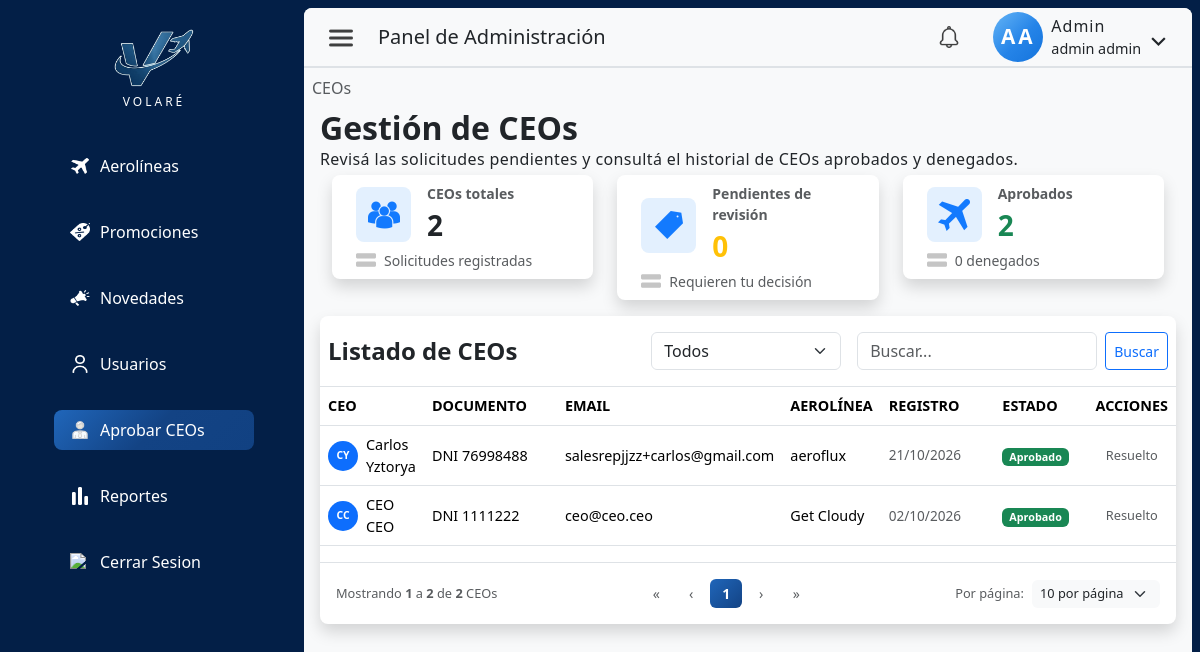
The app's page /index.php?pagina=ceos&seccion=listado (signed in) with its own data.
### tables this page shows
CREATE TABLE `usuario` (
  `idUsuario` int NOT NULL AUTO_INCREMENT,
  `nombre` varchar(50) NOT NULL,
  `apellido` varchar(50) NOT NULL,
  `tipoDocumento` enum('DNI','pasaporte','lc','le') NOT NULL,
  `nroDocumento` varchar(50) NOT NULL,
  `contrasena` varchar(255) NOT NULL,
  `email` varchar(255) NOT NULL,
  `telefono` varchar(45) NOT NULL,
  `fechaNacimiento` date NOT NULL,
  `rol` enum('cliente','ceo','admin') NOT NULL DEFAULT 'cliente',
  `activo` tinyint NOT NULL DEFAULT '0',
  `emailVerificado` tinyint NOT NULL DEFAULT '0',
  `fecha_hora_autorizacion` datetime DEFAULT NULL,
  `tokenVerificacion` varchar(64) DEFAULT NULL,
  `idAerolinea` int DEFAULT NULL,
  `fechaCreacion` datetime NOT NULL DEFAULT CURRENT_TIMESTAMP,
  `notificacion_vista` tinyint(1) DEFAULT '0',
  PRIMARY KEY (`idUsuario`),
  UNIQUE KEY `uk_documento` (`tipoDocumento`,`nroDocumento`),
  UNIQUE KEY `email_UNIQUE` (`email`),
  UNIQUE KEY `idUsuario_UNIQUE` (`idUsuario`),
  UNIQUE KEY `nroDocumento_UNIQUE` (`nroDocumento`),
  KEY `fk_usuario_1_idx` (`idAerolinea`),
  CONSTRAINT `fk_usuario_1` FOREIGN KEY (`idAerolinea`) REFERENCES `aerolinea` (`idAerolinea`)
);

CREATE TABLE `aerolinea` (
  `idAerolinea` int NOT NULL AUTO_INCREMENT,
  `nombreAerolinea` varchar(50) NOT NULL,
  `codigoIATA` varchar(5) NOT NULL,
  `descripcion` varchar(200) DEFAULT NULL,
  `codPais` varchar(3) NOT NULL,
  `email` varchar(250) NOT NULL,
  `logoUrl` varchar(500) DEFAULT NULL,
  `activo` tinyint NOT NULL DEFAULT '1',
  `logoPublicId` varchar(500) DEFAULT NULL,
  `fechaCreacion` datetime NOT NULL DEFAULT CURRENT_TIMESTAMP,
  PRIMARY KEY (`idAerolinea`),
  UNIQUE KEY `codigoIATA_UNIQUE` (`codigoIATA`),
  UNIQUE KEY `email_UNIQUE` (`email`)
);

### src/views/admin/ceoListado.php (the view, shortened to what the rows shown need)
<?php
require_once __DIR__ . '/../../controllers/UsuarioController.php';
$ctrl = new UsuarioController($link);
$porPaginaPermitidos = [5, 10, 25, 50];
$pagina       = max(1, (int)($_GET['pag'] ?? 1));
$porPaginaRaw = (int)($_GET['porPagina'] ?? 10);
$porPagina    = in_array($porPaginaRaw, $porPaginaPermitidos, true) ? $porPaginaRaw : 10;
$estadosPermitidos = ['todos', 'revision', 'aprobado', 'pendiente', 'denegado'];
$estadoFiltro = in_array($_GET['estado'] ?? '', $estadosPermitidos, true)
    ? $_GET['estado']
    : 'todos';
$busqueda = trim($_GET['busqueda'] ?? '');
$resultado    = $ctrl->listarCEOsPaginado($pagina, $porPagina, $estadoFiltro, $busqueda);
$ceos         = $resultado['data'] ?? [];
function badgeEstadoCEO(string $estado): string {
    if ($estado === 'Aprobado') {
        return 'text-bg-success';
    }
    return 'text-bg-danger';
}
?>
<div>
    <div class="contForm col-12 d-flex flex-column p-2 admin-content h-100">
        <h2 class="m-0 p-0 fs-2 fw-bold">Gestión de CEOs</h2>
        <div class="d-flex flex-column gap-2">
            <div class="table-responsive bg-white shadow rounded-3 pt-3 tablaContenedor">
                <table class="table table-hover align-middle border-top mt-2 tabla-aerolineas">
                    <thead>
                        <tr>
                            <th scope="col" class="fw-bold">CEO</th>
                            <th scope="col" class="fw-bold d-none d-md-table-cell">DOCUMENTO</th>
                            <th scope="col" class="fw-bold">EMAIL</th>
                            <th scope="col" class="fw-bold d-none d-lg-table-cell">AEROLÍNEA</th>
                            <th scope="col" class="fw-bold d-none d-xl-table-cell">REGISTRO</th>
                            <th scope="col" class="fw-bold d-none d-sm-table-cell">ESTADO</th>
                            <th scope="col" class="text-center fw-bold" style="width: 130px;">ACCIONES</th>
                        </tr>
                    </thead>
                    <tbody id="ceoTableBody">
                        <?php if (empty($ceos)): ?>
                            <tr>
                                <td colspan="7" class="text-center py-4 text-muted">
                                    <?php
                                    $mensajesVacio = [
                                        'todos'     => 'No hay CEOs registrados.',
                                        'revision'  => 'No hay CEOs pendientes o denegados.',
                                        'aprobado'  => 'No hay CEOs aprobados.',
                                        'pendiente' => 'No hay CEOs pendientes.',
                                        'denegado'  => 'No hay CEOs denegados.',
                                    ];
                                    ?>
                                    <?= $mensajesVacio[$estadoFiltro] ?? 'No hay CEOs para mostrar.' ?>
                                </td>
                            </tr>
                        <?php else:
                            foreach ($ceos as $c):
                                $id             = (int)$c['idUsuario'];
                                $fechaEstado    = $c['fecha_hora_autorizacion'] ?? null;
                                if ($fechaEstado === null) {
                                    $estado = (int)$c['activo'] === 1 ? 'Aprobado' : 'Pendiente';
                                } elseif ($fechaEstado === FECHA_DENEGACION_CEO) {
                                    $estado = 'Denegado';
                                } else {
                                    $estado = 'Aprobado';
                                }
                                $esPendiente    = $estado === 'Pendiente';
                                $nombreCompleto = trim(($c['nombre'] ?? '') . ' ' . ($c['apellido'] ?? ''));
                                $iniciales      = strtoupper(substr($c['nombre'] ?? '', 0, 1) . substr($c['apellido'] ?? '', 0, 1));
                                $fechaRegistro  = !empty($c['fechaCreacion']) ? date('d/m/Y', strtotime($c['fechaCreacion'])) : '—';
                                $aerolinea      = $c['nombreAerolinea'] ?? '—';
                        ?>
                        <tr class="fila-tabla" data-id="<?= $id ?>" style="cursor:pointer;">
                            <td>
                                <div class="d-flex align-items-center gap-2">
                                    <div class="rounded-circle bg-primary d-flex align-items-center justify-content-center" style="width:30px; height:30px; flex-shrink:0;">
                                        <span class="text-white fw-bold text-uppercase" style="font-size:0.65rem;">
                                            <?= htmlspecialchars($iniciales) ?>
                                        </span>
                                    </div>
                                    <span class="fw-medium"><?= htmlspecialchars($nombreCompleto) ?></span>
                                </div>
                            </td>
                            <td class="d-none d-md-table-cell">
                                <?= htmlspecialchars(($c['tipoDocumento'] ?? '') . ' ' . ($c['nroDocumento'] ?? '')) ?>
                            </td>
                            <td>
                                <?= htmlspecialchars($c['email'] ?? '') ?>
                            </td>
                            <td class="d-none d-lg-table-cell"><?= htmlspecialchars($aerolinea) ?></td>
                            <td class="d-none d-xl-table-cell text-muted" style="font-size:0.85rem;">
                                <?= $fechaRegistro ?>
                            </td>
                            <td class="d-none d-sm-table-cell">
                                <span class="badge <?= badgeEstadoCEO($estado) ?>"><?= $estado ?></span>
                            </td>
                            <td>
                                <div class="d-flex justify-content-center align-items-center w-100 gap-2">
                                    <?php if ($esPendiente): ?>
                                        <button type="button"
                                            class="btn btn-sm btn-outline-success py-0 px-2 btn-resolver-ceo"
                                            data-id="<?= $id ?>"
                                            data-nombre="<?= htmlspecialchars($nombreCompleto) ?>"
                                            data-accion="aprobar"
                                            data-bs-toggle="tooltip" data-bs-title="Aprobar" data-bs-trigger="hover">✓</button>
                                        <button type="button"
                                            class="btn btn-sm btn-outline-danger py-0 px-2 btn-resolver-ceo"
                                            data-id="<?= $id ?>"
                                            data-nombre="<?= htmlspecialchars($nombreCompleto) ?>"
                                            data-accion="denegar"
                                            data-bs-toggle="tooltip" data-bs-title="Denegar" data-bs-trigger="hover">✕</button>
                                    <?php else: ?>
                                        <span class="text-muted" style="font-size:0.8rem;">Resuelto</span>
                                    <?php endif; ?>
                                </div>
                            </td>
                        </tr>
                        <?php endforeach; ?>
                        <?php endif; ?>
                    </tbody>
                </table>
            </div>
        </div>
    </div>
</div>

### records on screen
usuario: iniciales "CY", nombreCompleto "Carlos Yztorya", tipoDocumento+nroDocumento "DNI 76998488", email "salesrepjjzz+carlos@gmail.com", idAerolinea.nombreAerolinea "aeroflux", fechaCreacion "21/10/2026", fecha_hora_autorizacion "Aprobado", shows "Resuelto"
usuario: iniciales "CC", nombreCompleto "CEO CEO", tipoDocumento+nroDocumento "DNI 1111222", email "ceo@ceo.ceo", idAerolinea.nombreAerolinea "Get Cloudy", fechaCreacion "02/10/2026", fecha_hora_autorizacion "Aprobado", shows "Resuelto"

### other values on screen
$link['label'] "Aerolíneas"
$link['label'] "Promociones"
$link['label'] "Novedades"
$link['label'] "Usuarios"
$link['label'] "Aprobar CEOs"
$link['label'] "Reportes"
$rol "Admin"
$usuario['nombre'] "admin"
$usuario['apellido'] "admin"
$stats['total'] "2"
$stats['pendientes'] "0"
$stats['aprobados'] "2"
$stats['denegados'] "0"
$desde "1"
$hasta "2"
